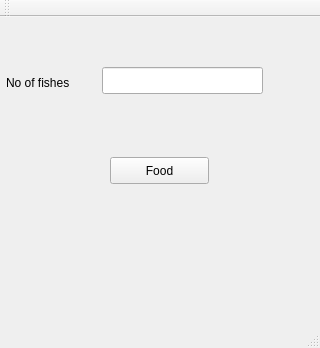
<?xml version="1.0" encoding="UTF-8"?>
<ui version="4.0">
 <class>fish</class>
 <widget class="QMainWindow" name="fish">
  <property name="geometry">
   <rect>
    <x>0</x>
    <y>0</y>
    <width>320</width>
    <height>348</height>
   </rect>
  </property>
  <property name="windowTitle">
   <string>fish</string>
  </property>
  <widget class="QWidget" name="centralWidget">
   <widget class="QLineEdit" name="lineEdit">
    <property name="geometry">
     <rect>
      <x>102</x>
      <y>50</y>
      <width>161</width>
      <height>27</height>
     </rect>
    </property>
   </widget>
   <widget class="QLabel" name="label">
    <property name="geometry">
     <rect>
      <x>6</x>
      <y>50</y>
      <width>101</width>
      <height>31</height>
     </rect>
    </property>
    <property name="text">
     <string>No of fishes</string>
    </property>
   </widget>
   <widget class="QPushButton" name="pushButton">
    <property name="geometry">
     <rect>
      <x>110</x>
      <y>140</y>
      <width>99</width>
      <height>27</height>
     </rect>
    </property>
    <property name="text">
     <string>Food</string>
    </property>
   </widget>
  </widget>
  <widget class="QMenuBar" name="menuBar">
   <property name="geometry">
    <rect>
     <x>0</x>
     <y>0</y>
     <width>320</width>
     <height>25</height>
    </rect>
   </property>
  </widget>
  <widget class="QToolBar" name="mainToolBar">
   <attribute name="toolBarArea">
    <enum>TopToolBarArea</enum>
   </attribute>
   <attribute name="toolBarBreak">
    <bool>false</bool>
   </attribute>
  </widget>
  <widget class="QStatusBar" name="statusBar"/>
 </widget>
 <layoutdefault spacing="6" margin="11"/>
 <resources/>
 <connections/>
</ui>
